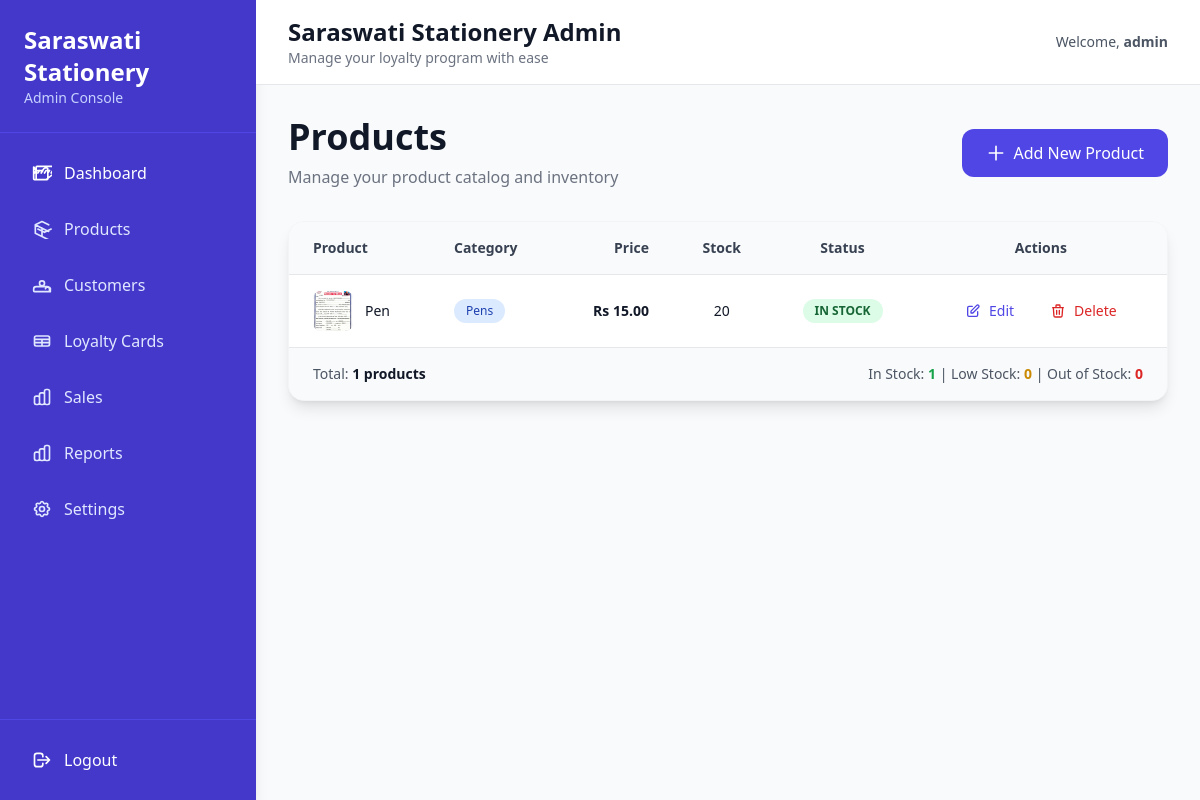
Page /admin/products (signed in) on the earlier database version.
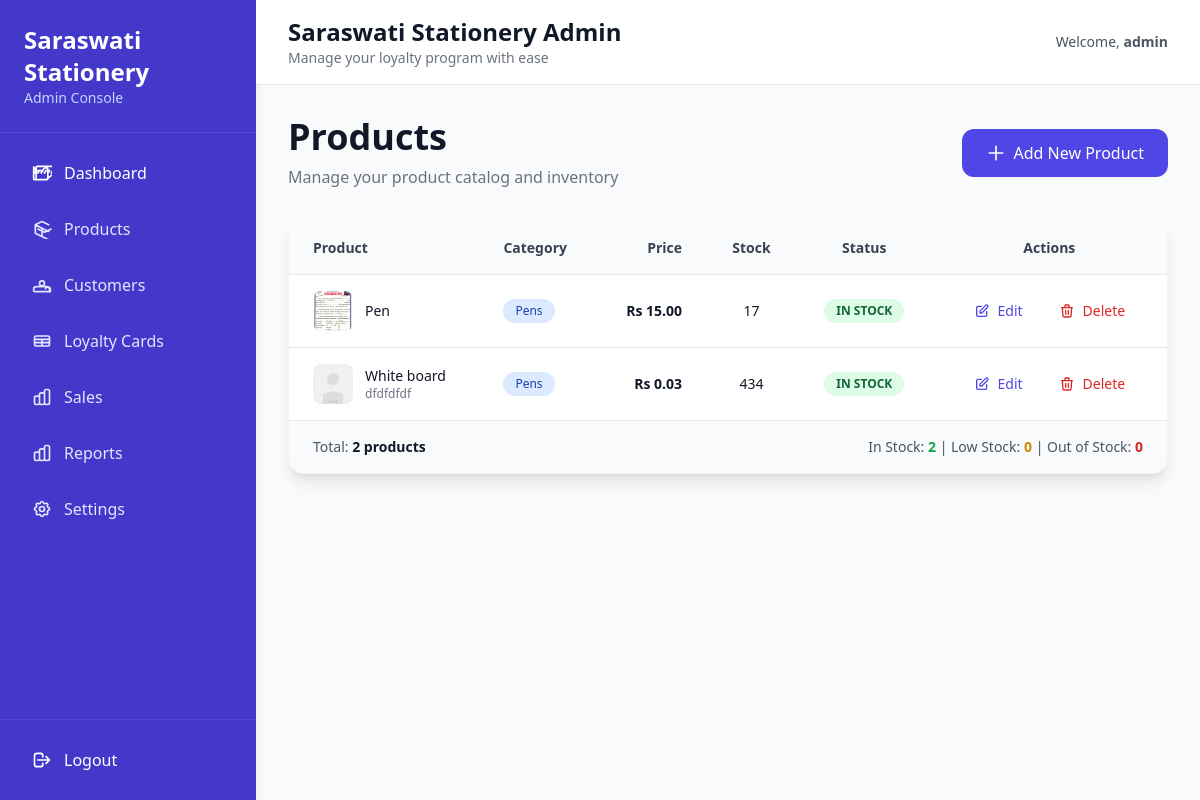
Same page on the later database version.
### models.py (models this page shows, shortened)
class User(UserMixin, db.Model):
    id = db.Column(db.Integer, primary_key=True)
    username = db.Column(db.String(150), unique=True, nullable=False)
    email = db.Column(db.String(150), unique=True, nullable=False)
    password = db.Column(db.String(150), nullable=False)
    role = db.Column(db.String(50), default='customer') # 'admin' or 'customer'
    created_at = db.Column(db.DateTime, default=datetime.utcnow)
    sales = db.relationship('Sale', backref='user', lazy=True)
    loyalty_card = db.relationship('LoyaltyCard', backref='user', uselist=False, lazy=True)
    @property
    def is_admin(self):
        return self.role == 'admin'

class Product(db.Model):
    id = db.Column(db.Integer, primary_key=True)
    name = db.Column(db.String(200), nullable=False)
    price = db.Column(db.Float, nullable=False)
    stock = db.Column(db.Integer, default=0)
    category = db.Column(db.String(100))
    description = db.Column(db.Text)
    image_filename = db.Column(db.String(255))  # Stores uploaded image filename
    created_at = db.Column(db.DateTime, default=db.func.current_timestamp())
    updated_at = db.Column(db.DateTime, default=db.func.current_timestamp(), onupdate=db.func.current_timestamp())
    def get_image_url(self):
        if self.image_filename:
            return f"/static/uploads/products/{self.image_filename}"
        return "/static/uploads/products/placeholder.svg"

### app.py (the view)
@app.route('/admin/products')
@login_required
def admin_products():
    if not current_user.is_admin:
        abort(403)
    products = Product.query.all()
    return render_template('admin/admin_products.html', products=products)

### app.py (called while the page is built)
@login_manager.user_loader
def load_user(user_id):
    return User.query.get(int(user_id))

### templates/admin/admin_products.html (shortened to what this page needs)
{% extends 'admin/base_admin.html' %}
{% block content %}
<div class="flex justify-between items-center mb-8">
  <div>
    <h1 class="text-4xl font-bold text-gray-900">Products</h1>
    <p class="text-gray-500 mt-2">Manage your product catalog and inventory</p>
  </div>
  <a href="{{ url_for('add_product') }}"
     class="bg-indigo-600 text-white px-6 py-3 rounded-xl hover:bg-indigo-700 transition-all transform hover:shadow-lg font-medium flex items-center gap-2">
     <svg class="w-5 h-5" fill="none" stroke="currentColor" viewBox="0 0 24 24">
       <path stroke-linecap="round" stroke-linejoin="round" stroke-width="2" d="M12 4v16m8-8H4"></path>
     </svg>
     Add New Product
  </a>
</div>
{% if products %}
<div class="bg-white rounded-2xl shadow-lg border border-gray-100 overflow-hidden">
  <div class="overflow-x-auto">
    <table class="w-full text-sm">
      <thead>
        <tr class="bg-gray-50 border-b border-gray-200">
          <th class="px-6 py-4 text-left font-semibold text-gray-700">Product</th>
          <th class="px-6 py-4 text-left font-semibold text-gray-700">Category</th>
          <th class="px-6 py-4 text-right font-semibold text-gray-700">Price</th>
          <th class="px-6 py-4 text-center font-semibold text-gray-700">Stock</th>
          <th class="px-6 py-4 text-center font-semibold text-gray-700">Status</th>
          <th class="px-6 py-4 text-center font-semibold text-gray-700">Actions</th>
        </tr>
      </thead>
      <tbody class="divide-y divide-gray-200">
        {% for product in products %}
        <tr class="hover:bg-gray-50 transition-colors">
          <td class="px-6 py-4">
            <div class="flex items-center gap-3">
              <div class="w-10 h-10 rounded-lg overflow-hidden bg-gray-200 flex-shrink-0">
                <img src="{{ product.get_image_url() }}" alt="{{ product.name }}" class="w-full h-full object-cover">
              </div>
              <div>
                <p class="font-medium text-gray-900">{{ product.name }}</p>
                {% if product.description %}
                <p class="text-xs text-gray-500">{{ product.description[:50] }}{% if product.description|length > 50 %}...{% endif %}</p>
                {% endif %}
              </div>
            </div>
          </td>
          <td class="px-6 py-4">
            {% if product.category %}
            <span class="inline-block bg-blue-100 text-blue-800 text-xs font-medium px-3 py-1 rounded-full">{{ product.category }}</span>
            {% else %}
            <span class="text-gray-400 text-xs">—</span>
            {% endif %}
          </td>
          <td class="px-6 py-4 text-right">
            <p class="font-semibold text-gray-900">Rs {{ "%.2f"|format(product.price) }}</p>
          </td>
          <td class="px-6 py-4 text-center">
            <p class="font-medium text-gray-900">{{ product.stock }}</p>
          </td>
          <td class="px-6 py-4 text-center">
            {% if product.stock == 0 %}
            <span class="inline-block bg-red-100 text-red-800 text-xs font-bold px-3 py-1 rounded-full">OUT OF STOCK</span>
            {% elif product.stock < 10 %}
            <span class="inline-block bg-yellow-100 text-yellow-800 text-xs font-bold px-3 py-1 rounded-full">LOW STOCK</span>
            {% else %}
            <span class="inline-block bg-green-100 text-green-800 text-xs font-bold px-3 py-1 rounded-full">IN STOCK</span>
            {% endif %}
          </td>
          <td class="px-6 py-4 text-center">
            <div class="flex items-center justify-center gap-3">
              <a href="{{ url_for('edit_product', id=product.id) }}"
                 class="inline-flex items-center gap-2 text-indigo-600 hover:text-indigo-800 hover:bg-indigo-50 px-3 py-2 rounded-lg transition font-medium text-sm">
                 <svg class="w-4 h-4" fill="none" stroke="currentColor" viewBox="0 0 24 24">
                   <path stroke-linecap="round" stroke-linejoin="round" stroke-width="2" d="M11 5H6a2 2 0 00-2 2v11a2 2 0 002 2h11a2 2 0 002-2v-5m-1.414-9.414a2 2 0 112.828 2.828L11.828 15H9v-2.828l8.586-8.586z"></path>
                 </svg>
                 Edit
              </a>
              <a href="{{ url_for('delete_product', id=product.id) }}"
                 onclick="return confirm('Are you sure you want to delete this product?')"
                 class="inline-flex items-center gap-2 text-red-600 hover:text-red-800 hover:bg-red-50 px-3 py-2 rounded-lg transition font-medium text-sm">
                 <svg class="w-4 h-4" fill="none" stroke="currentColor" viewBox="0 0 24 24">
                   <path stroke-linecap="round" stroke-linejoin="round" stroke-width="2" d="M19 7l-.867 12.142A2 2 0 0116.138 21H7.862a2 2 0 01-1.995-1.858L5 7m5 4v6m4-6v6m1-10V4a1 1 0 00-1-1h-4a1 1 0 00-1 1v3M4 7h16"></path>
                 </svg>
                 Delete
              </a>
            </div>
          </td>
        </tr>
        {% endfor %}
      </tbody>
    </table>
  </div>
  <div class="bg-gray-50 border-t border-gray-200 px-6 py-4 flex justify-between items-center">
    <p class="text-sm text-gray-600">
      Total: <span class="font-semibold text-gray-900">{{ products|length }} products</span>
    </p>
    <p class="text-sm text-gray-600">
      In Stock: <span class="font-semibold text-green-600">{{ products|selectattr('stock', '>', 0)|list|length }}</span> |
      Low Stock: <span class="font-semibold text-yellow-600">{{ products|selectattr('stock', '<', 10)|selectattr('stock', '>', 0)|list|length }}</span> |
      Out of Stock: <span class="font-semibold text-red-600">{{ products|selectattr('stock', '==', 0)|list|length }}</span>
    </p>
  </div>
</div>
{% endif %}
{% endblock %}

### templates/admin/base_admin.html (shortened to what this page needs)
<!DOCTYPE html>
<html lang="en">
<head>
  <script src="https://cdn.tailwindcss.com"></script>
</head>
<body class="bg-gray-50">
<div class="flex h-screen">
  <aside class="w-64 bg-indigo-700 text-white flex flex-col shadow-lg">
    <div class="p-6 border-b border-indigo-600">
      <h1 class="text-2xl font-bold">Saraswati Stationery</h1>
      <p class="text-indigo-200 text-sm">Admin Console</p>
    </div>
    <nav class="flex-1 p-4 space-y-2 overflow-y-auto">
      <a href="{{ url_for('admin_dashboard') }}"
         class="flex items-center gap-3 px-4 py-3 rounded-lg hover:bg-indigo-600 transition text-white font-medium group">
        <span>Dashboard</span>
      </a>
      <a href="{{ url_for('admin_products') }}"
         class="flex items-center gap-3 px-4 py-3 rounded-lg hover:bg-indigo-600 transition text-indigo-100 font-medium">
        <svg class="w-5 h-5" fill="none" stroke="currentColor" viewBox="0 0 24 24">
          <path stroke-linecap="round" stroke-linejoin="round" stroke-width="2" d="M20 7l-8-4-8 4m0 0l8 4m-8-4v10l8 4m0-10l8 4m-8-4v10l8 4M7 12l8 4m0 0l8-4"></path>
        </svg>
        <span>Products</span>
      </a>
      <a href="{{ url_for('admin_customers') }}"
         class="flex items-center gap-3 px-4 py-3 rounded-lg hover:bg-indigo-600 transition text-indigo-100 font-medium">
        <svg class="w-5 h-5" fill="none" stroke="currentColor" viewBox="0 0 24 24">
          <path stroke-linecap="round" stroke-linejoin="round" stroke-width="2" d="M17 20h5v-2a3 3 0 00-5.856-1.487M15 10a3 3 0 11-6 0 3 3 0 016 0zM4 20h16c.552 0 1-.448 1-1v-2a3 3 0 00-3-3H5a3 3 0 00-3 3v2c0 .552.448 1 1 1z"></path>
        </svg>
        <span>Customers</span>
      </a>
      <a href="{{ url_for('admin_loyalty_cards') }}"
         class="flex items-center gap-3 px-4 py-3 rounded-lg hover:bg-indigo-600 transition text-indigo-100 font-medium">
        <svg class="w-5 h-5" fill="none" stroke="currentColor" viewBox="0 0 24 24">
          <path stroke-linecap="round" stroke-linejoin="round" stroke-width="2" d="M3 10h18M3 14h18m-9-4v8m-7 0h14a2 2 0 002-2V8a2 2 0 00-2-2H5a2 2 0 00-2 2v8a2 2 0 002 2z"></path>
        </svg>
        <span>Loyalty Cards</span>
      </a>
      <a href="{{ url_for('admin_sales') }}"
         class="flex items-center gap-3 px-4 py-3 rounded-lg hover:bg-indigo-600 transition text-indigo-100 font-medium">
        <span>Sales</span>
      </a>
      <a href="{{ url_for('admin_reports') }}"
         class="flex items-center gap-3 px-4 py-3 rounded-lg hover:bg-indigo-600 transition text-indigo-100 font-medium">
        <span>Reports</span>
      </a>
      <a href="{{ url_for('admin_settings') }}"
         class="flex items-center gap-3 px-4 py-3 rounded-lg hover:bg-indigo-600 transition text-indigo-100 font-medium">
        <span>Settings</span>
      </a>
    </nav>
    <div class="p-4 border-t border-indigo-600 space-y-2">
      <a href="{{ url_for('logout') }}"
         class="flex items-center gap-3 px-4 py-3 rounded-lg hover:bg-red-600 transition text-white font-medium">
        <svg class="w-5 h-5" fill="none" stroke="currentColor" viewBox="0 0 24 24">
          <path stroke-linecap="round" stroke-linejoin="round" stroke-width="2" d="M17 16l4-4m0 0l-4-4m4 4H7m6 4v1a3 3 0 01-3 3H6a3 3 0 01-3-3V7a3 3 0 013-3h4a3 3 0 013 3v1"></path>
        </svg>
        <span>Logout</span>
      </a>
    </div>
  </aside>
  <main class="flex-1 overflow-y-auto">
    <div class="bg-white border-b border-gray-200 px-8 py-4 flex justify-between items-center">
      <div>
        <h2 class="text-2xl font-bold text-gray-900">Saraswati Stationery Admin</h2>
        <p class="text-gray-500 text-sm">Manage your loyalty program with ease</p>
      </div>
      <div class="flex items-center gap-4">
        <span class="text-gray-600 text-sm">Welcome, <span class="font-semibold">{{ current_user.username }}</span></span>
      </div>
    </div>
    <div class="p-8">
      {% block content %}{% endblock %}
    </div>
  </main>
</div>
</body>
</html>

Differences in the rows shown:
changed Product "Pen": stock "20" → "17"
added Product: shows a picture, name "White board", description "dfdfdfdf", category "Pens", price "0.03", stock "434", shows "IN STOCK"
Other differences:
{{ products|length }}: "1" → "2"
{{ products|selectattr('stock', '>', 0)|list|length }}: "1" → "2"
